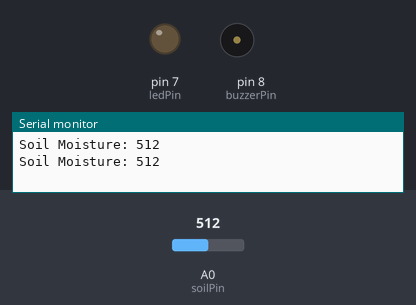
A sketch run on a simulated Arduino Uno, built with avr-gcc and run on an emulated ATmega328P. Shown: output pins drawn as LEDs (lit = HIGH), buzzer (waves = sounding, pin HIGH), the last lines printed to the serial monitor. Inputs (shaded band) come from the test bench; at power-on: A0 (soilPin) = 512.

Above: at 1.8 s.
1.9 s: A0 (soilPin) set to 484
At 2.8 s:
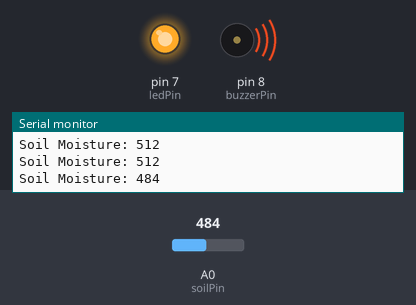
3.5 s: A0 (soilPin) set to 510
At 4.4 s:
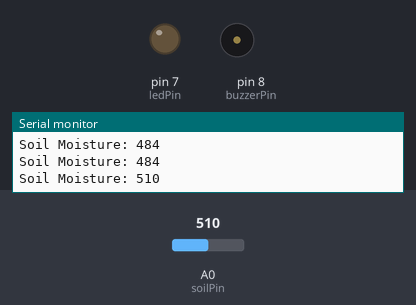
5.5 s: A0 (soilPin) set to 490
At 7.1 s:
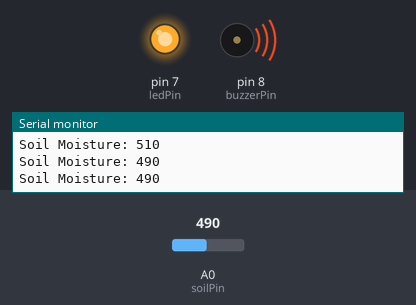
Timing chart, 0 to 8.6 s (numbered marks = the images above; inputs shaded):
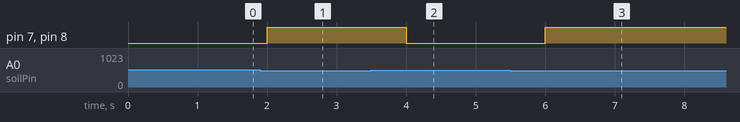

Measured:
- the behaviour switches between 500 and 499 on A0 (soilPin) (found by bisection; images 0 and 1)
- after the input at 1.9 s, pin 7 (ledPin), pin 8 (buzzerPin): LOW → HIGH after 0.10 s
- after the input at 3.5 s, pin 7 (ledPin), pin 8 (buzzerPin): HIGH → LOW after 0.50 s
- after the input at 5.5 s, pin 7 (ledPin), pin 8 (buzzerPin): LOW → HIGH after 0.50 s

The sketch:

code.ino
```cpp
const int soilPin = A0;
const int ledPin = 7;
const int buzzerPin = 8;
const int threshold = 500; // adjust based on dry/wet calibration

void setup() {
  pinMode(ledPin, OUTPUT);
  pinMode(buzzerPin, OUTPUT);
  Serial.begin(9600);
}

void loop() {
  int moistureValue = analogRead(soilPin);
  Serial.print("Soil Moisture: ");
  Serial.println(moistureValue);

  if (moistureValue < threshold) {
    // Soil is dry - alert to water the plant
    digitalWrite(ledPin, HIGH);
    digitalWrite(buzzerPin, HIGH);
  } else {
    // Soil is moist - no alert needed
    digitalWrite(ledPin, LOW);
    digitalWrite(buzzerPin, LOW);
  }

  delay(1000);
}
```
